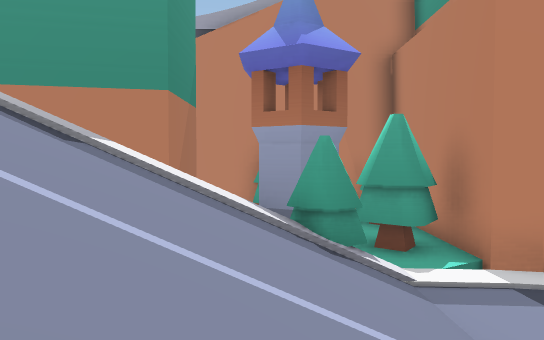
[1] (above)

24 first-person views from a walk through a 3-D level made in the Unity game engine. The camera is 1.5 m above the floor, tilts 2° down and sees 70° across. The floor is counted in squares, 2 m on a side. Each view is taken from the middle of a square. On the plan, view 1 faces up. The plan holds only what a view shows up to about 12 squares ahead; the rest is blank. The place goes on beyond the plan. Some surface patterns are stand-ins.

[2]
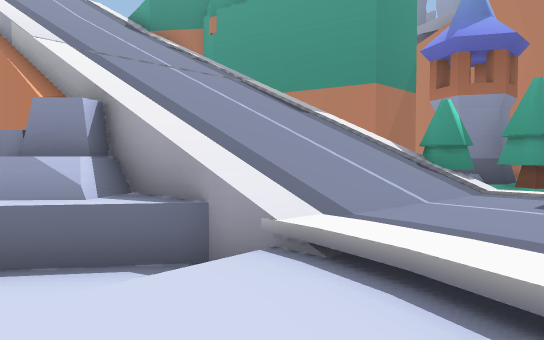

[3]
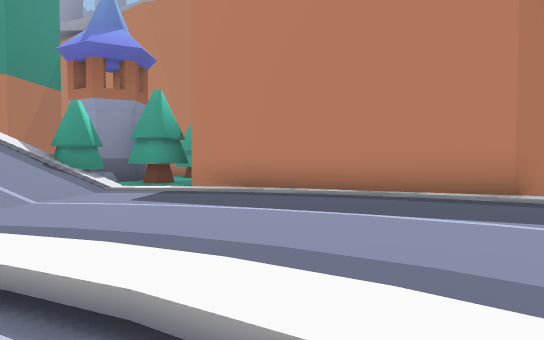

[4]
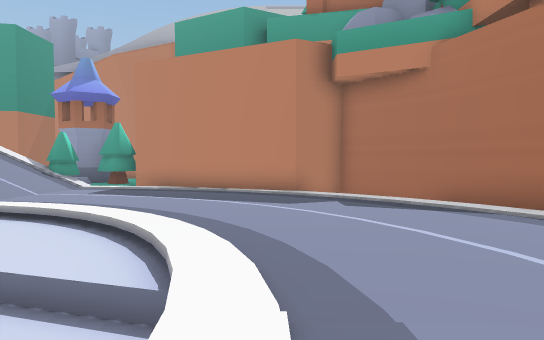

[5]
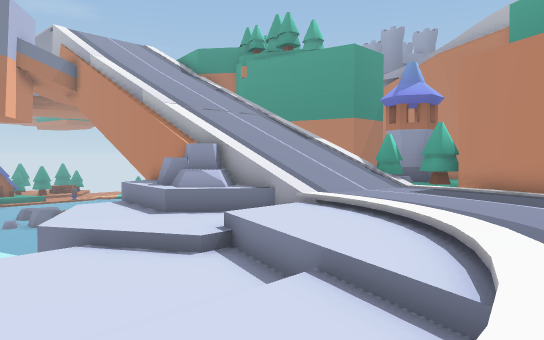

[6]
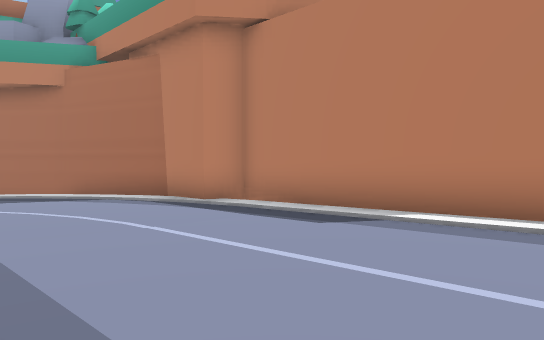

[7]
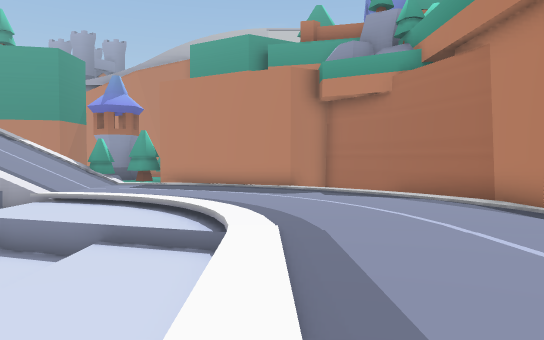

[8]
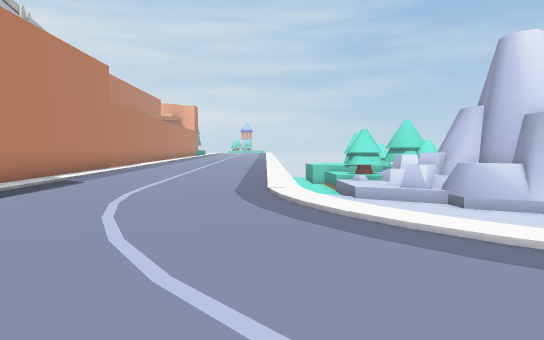

[9]
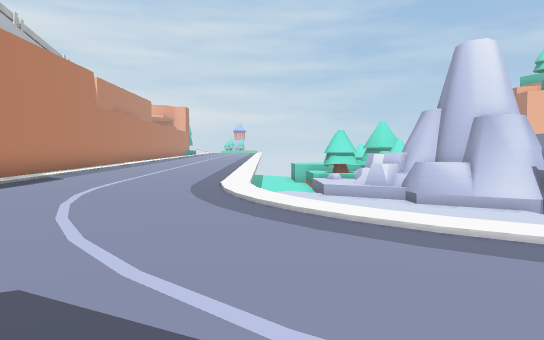

[10]
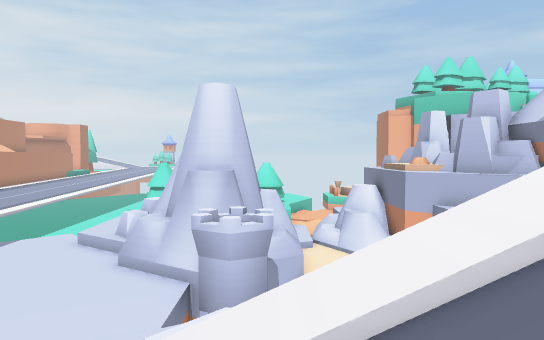

[11]
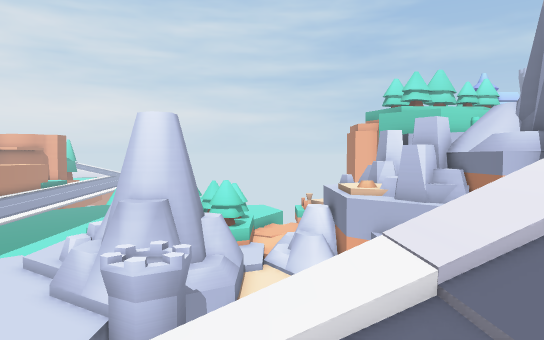

[12]
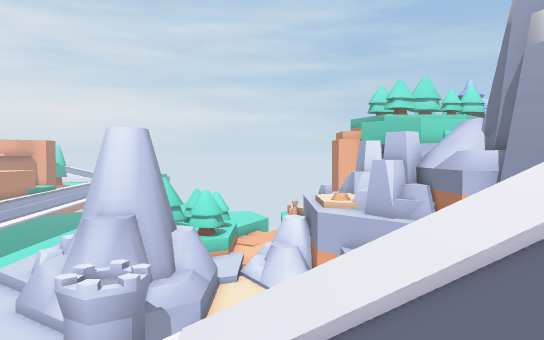

[13]
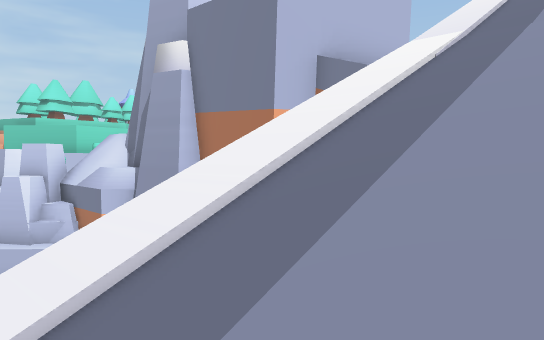

[14]
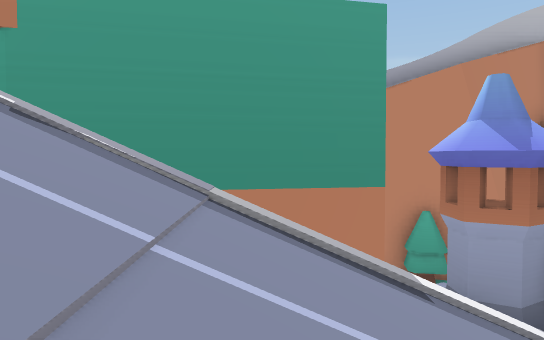

[15]
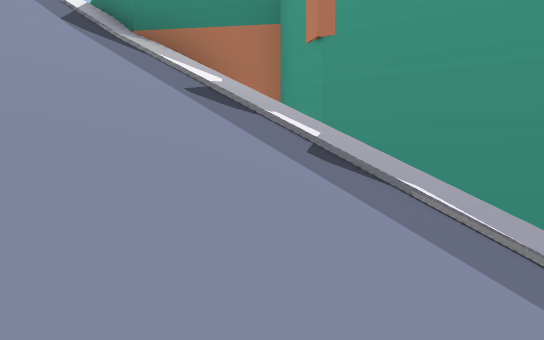

[16]
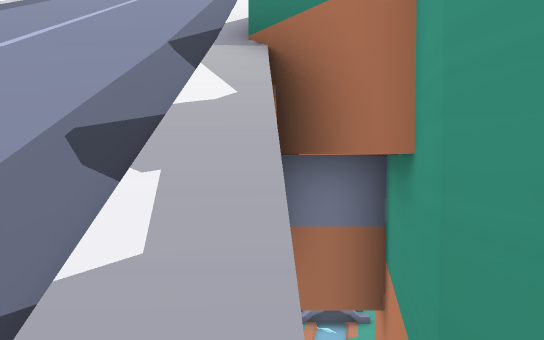

[17]
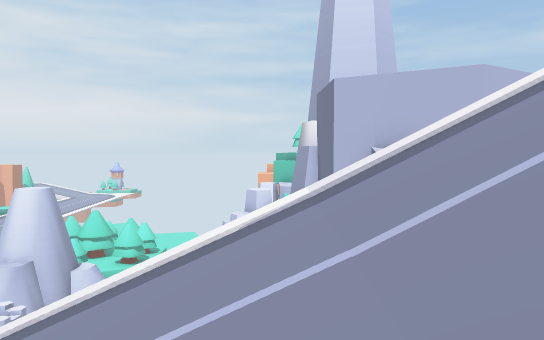

[18]
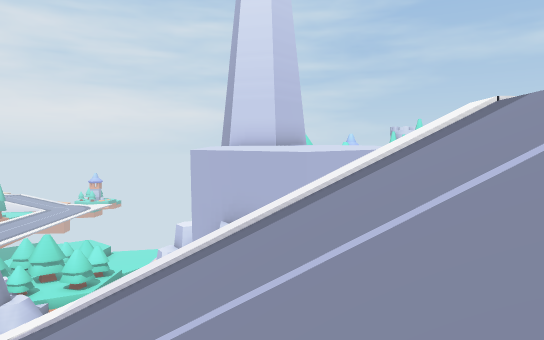

[19]
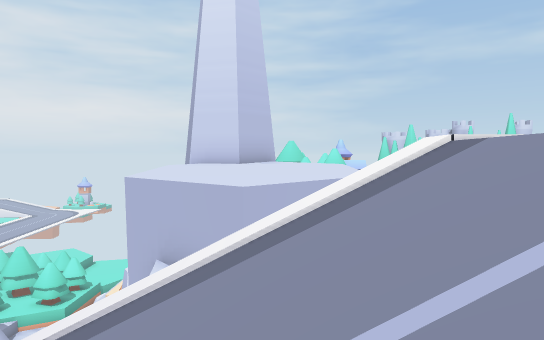

[20]
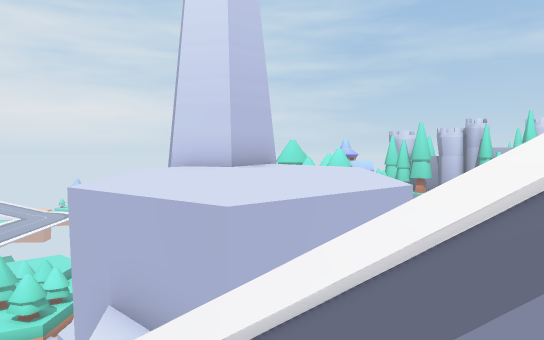

[21]
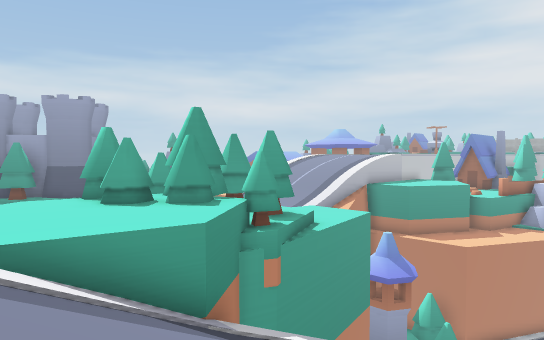

[22]
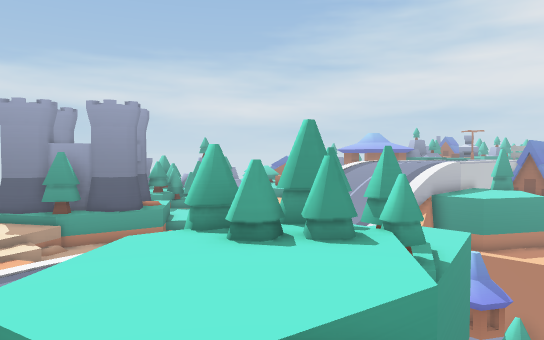

[23]
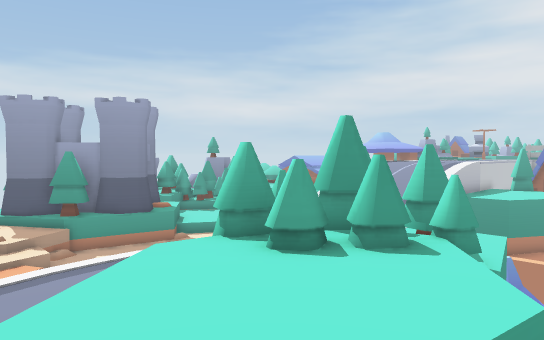

[24]
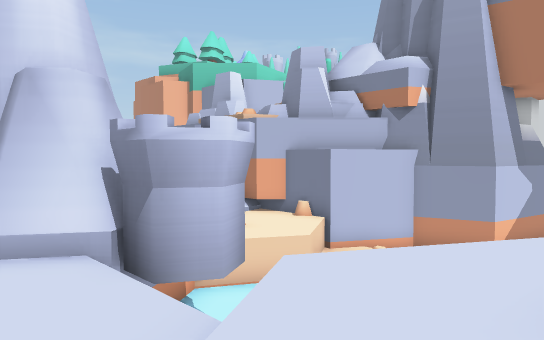

### Floor plan
Key: @ floor where view 1 was taken; # wall or solid block; . main floor; : floor 0.25 m higher than the main floor; + floor 0.75 m higher than the main floor; * floor 7 m higher than the main floor; % floor 10.25 m higher than the main floor; & floor 10.75 m higher than the main floor; $ floor 16.25 m higher than the main floor; / step, stairs or slope; ^ raised ledge; v drop or lower ground.
Columns run from 16 left of view 1 to 14 right of it. Each row starts with its distance up from view 1.
 18    &&
 17    %vv
 16    //%
 15    %%%
 14    %%
 13
 12
 11                ////
 10                vv##
  9     ^           v###
  8    ^^        ## ####
  7    ^^     ####v ####
  6   ^^^ #####v     ####
  5    ^^##vvv*///////..####
  4  /////////////////...//####
  3  /////////////////.....//#vv
  2  /////////////////......./vvv
  1 $/////////////////......../v##
  0 $///////////////@//......../.#
 -1 $//////vvvvvvvvvvv.///....../#
 -2              vvvvv...//...../#
 -3  v^^v       vvvvvv....//..../#
 -4 v^^^#v      vvvvvvvvv../.....##
 -5 ^^^^ v       vvvvvvvvvvv/..../#
 -6 ^^^^ vv        vvvvvvvvv/::::/#
 -7 ^^^^ #v       vvvvvvvvvv/::::/#
 -8  ^^###v v     vvvvvvvvvv/::::/#
 -9   # ##vvvvvvvvvv#vvvvv  /::::/#
-10     #vvvvvvvvvv^^#vvvvv /::::/#
-11      vvvvvvv vv###vvvvv /++++/#

Positions as (right, up) in squares from view 1, and headings:
1: (0, 0), facing up
2: (4, -3), facing up-left
3: (5, -3), facing up
4: (8, -8), facing up
5: (8, -8), facing up-left
6: (8, -11), facing up-right
7: (8, -11), facing up
8: (8, 1), facing down
9: (7, 2), facing down
10: (-2, 1), facing down
11: (-4, 1), facing down
12: (-5, 1), facing down
13: (-6, 1), facing down-left
14: (-4, 0), facing up
15: (-5, 2), facing up-left
16: (-6, 5), facing left
17: (-10, 4), facing down
18: (-13, 4), facing down
19: (-14, 3), facing down
20: (-14, 1), facing down
21: (-14, 0), facing up-right
22: (-15, 3), facing up-right
23: (-15, 4), facing up-right
24: (2, -3), facing down-left
